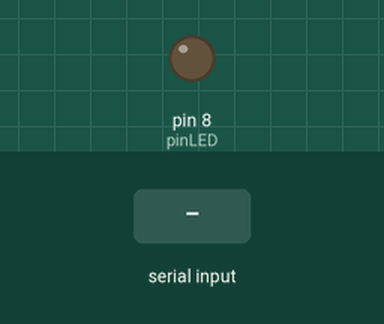
Simulated run of this sketch. Board: Arduino Uno, built with avr-gcc and run on an emulated ATmega328P. Parts: output pins drawn as LEDs (lit = HIGH). Inputs (shaded band) come from the test bench.

Above: at 1.2 s.
1.3 s: "1" received over Serial
At 2.2 s:
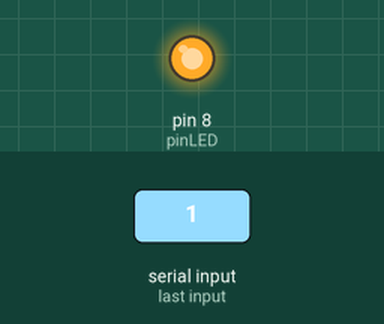
2.8 s: "0" received over Serial
At 3.3 s:
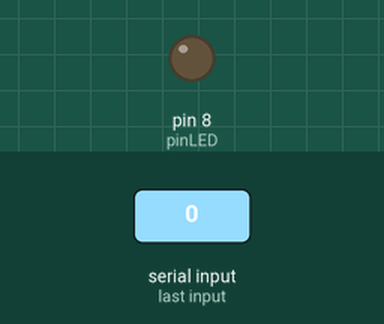
Timing chart, 0 to 5.8 s (numbered marks = the images above; inputs shaded):
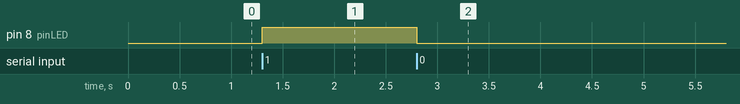

The sketch:

led.ino
```cpp
const int pinLED = 8;

void setup() {
  Serial.begin(9600);
  pinMode(pinLED, OUTPUT);

}

void loop() {
  if (Serial.available() > 0){
    char serialData = Serial.read();

    if(serialData == '1'){
      digitalWrite(pinLED, 1);
    } else if(serialData == '0'){
      digitalWrite(pinLED, 0);
    }

  }

}
```

Measured:
- after the input at 1.3 s, pin 8 (pinLED): LOW → HIGH at once
- after the input at 2.8 s, pin 8 (pinLED): HIGH → LOW at once
